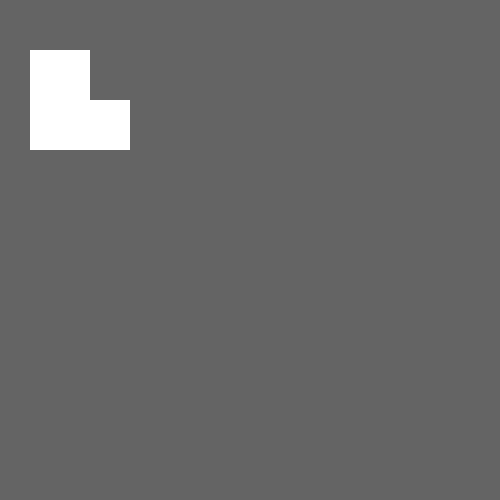
Frame 1 (no input)
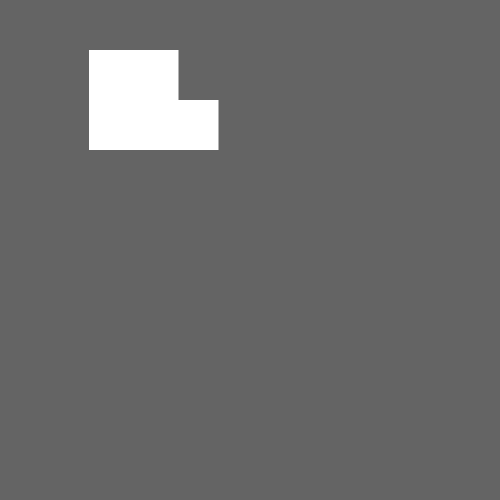
Frame 60 (no input)
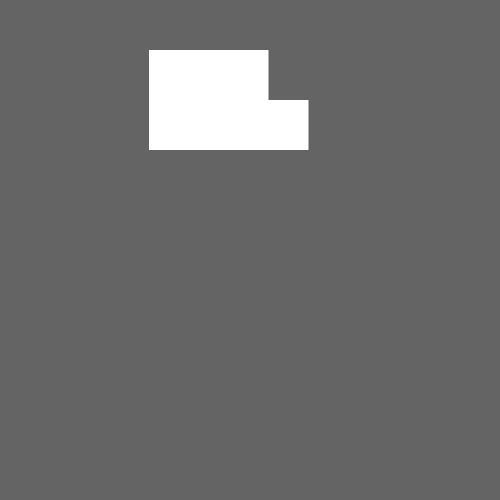
Frame 120 (the mouse pressed at the canvas centre since frame 60)

The p5.js sketch that drew these frames (run headless with seeded random() and noise() and a simulated clock; from frame 60 on, the mouse is pressed at the canvas centre):

// p5.js sketch
// ── sketch.js
var shoe;
var shoe2;


function setup() {
  createCanvas(500, 500);
  shoe = new Shoe();
  shoe2 = new Shoe();
}

function draw() {
  background(100);
  shoe.display();
  shoe.move();
  shoe2.display();
  shoe2.move2();
}

// ── shoe.js
function Shoe() {
  this.x = 30;
  this.y = 100;
  this.display = function() {
    noStroke();

    rect(this.x, this.y, 100, 50);
    rect(this.x, this.y-50, 60, 100);
  }

  this.move = function() {
    this.x = this.x + 1;
  }

  this.move2 = function() {
    this.x = this.x + 1.5;
  }
}
